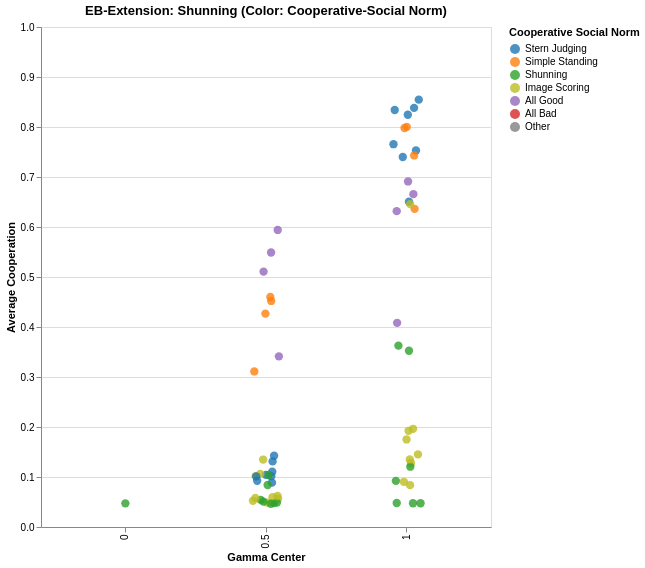

Source (notebook cell):
### Code cell
# --- 1. Filter and Aggregate ---

unique_norms_str = ["".join(map(str, norm)) for norm in unique_norms]

target_gammas = [0, 0.5, 1]
filtered_df = merged_df[merged_df['gamma_center'].isin(target_gammas)].copy()
filtered_df = filtered_df[(filtered_df.Z>=40) & (filtered_df.q==1) & (filtered_df.gens>=400)]
filtered_df = filtered_df[(filtered_df.chi==0.01) & (filtered_df.eps==0.01)]

# Apply the logic to create both columns

norms_split = filtered_df.apply(get_emotional_norms, axis=1)
filtered_df['Cooperative-Social Norm'] = [x[0] for x in norms_split]
filtered_df['Competitive-Social Norm'] = [x[1] for x in norms_split]

filtered_df = filtered_df[
    (filtered_df['Emotion_Leniency'] != 1) | (filtered_df['gamma_center'] == 0)
]


filtered_df['average_cooperation'] = filtered_df['average_cooperation'] / 100.0

mask = (filtered_df["8bit_vector"].isin(unique_norms_str)) | (filtered_df['gamma_center'] == 0)

filtered_df = filtered_df[mask]

target_base_norm = "Shunning" 
color_column = 'Cooperative-Social Norm' # CHOOSE: 'Cooperative-Social Norm' or 'Competitive-Social Norm'
plot_data = filtered_df[filtered_df['base_social_norm'] == target_base_norm].copy()

agg_df = plot_data.groupby([
    'eb_social_norm', 'gamma_center', 'DNF_literals',
    'Cooperative-Social Norm', 'Competitive-Social Norm'
]).agg({
    'average_cooperation': 'mean'
}).reset_index() 

domain = [
    "Stern Judging", "Simple Standing", "Shunning", "Image Scoring", 
    "All Good", "All Bad", "Other"
]
range_ = [
    "#1f77b4", "#ff7f0e", "#2ca02c", "#bcbd22", 
    "#9467bd", "#d62728", "#7f7f7f"
]

jitter_chart = alt.Chart(agg_df).mark_circle(size=70, opacity=0.8).encode(
    x=alt.X('gamma_center:O', title='Gamma Center'),
    y=alt.Y('average_cooperation:Q', title='Average Cooperation', scale=alt.Scale(domain=[0, 1])),
    xOffset=alt.XOffset('jitter:Q', scale=alt.Scale(domain=[-2, 2])),   
    color=alt.Color(f'{color_column}:N',
        scale=alt.Scale(domain=domain, range=range_),
        legend=alt.Legend(title=color_column.replace('-', ' '))
    ),
    tooltip=[
        alt.Tooltip('eb_social_norm', title='EB Norm'),
        alt.Tooltip('Cooperative-Social Norm', title='Coop Rule'),
        alt.Tooltip('Competitive-Social Norm', title='Comp Rule'),
        alt.Tooltip('average_cooperation', title='Avg Coop', format='.3f'),
        alt.Tooltip('DNF_literals', title='Complexity')
    ]
).transform_calculate(
    jitter='datum.gamma_center == 0 ? 0 : (random()-0.5)'
).properties(
    title=f"EB-Extension: {target_base_norm} (Color: {color_column})",
    width=450,
    height=500
).interactive()

jitter_chart.display()

### Figure 1 — Vega-Lite specification as saved in the notebook (floating-point values rounded to 4 significant figures; data arrays with more than 128 entries replaced by an {"elided": "..."} marker saying what was removed)
{"config": {"view": {"continuousWidth": 300, "continuousHeight": 300}}, "data": {"name": "data-f262049845ac91e32d6766034f902e6f"}, "mark": {"type": "circle", "opacity": 0.8, "size": 70}, "encoding": {"color": {"field": "Cooperative-Social Norm", "legend": {"title": "Cooperative Social Norm"}, "scale": {"domain": ["Stern Judging", "Simple Standing", "Shunning", "Image Scoring", "All Good", "All Bad", "Other"], "range": ["#1f77b4", "#ff7f0e", "#2ca02c", "#bcbd22", "#9467bd", "#d62728", "#7f7f7f"]}, "type": "nominal"}, "tooltip": [{"field": "eb_social_norm", "title": "EB Norm", "type": "nominal"}, {"field": "Cooperative-Social Norm", "title": "Coop Rule", "type": "nominal"}, {"field": "Competitive-Social Norm", "title": "Comp Rule", "type": "nominal"}, {"field": "average_cooperation", "format": ".3f", "title": "Avg Coop", "type": "quantitative"}, {"field": "DNF_literals", "title": "Complexity", "type": "quantitative"}], "x": {"field": "gamma_center", "title": "Gamma Center", "type": "ordinal"}, "xOffset": {"field": "jitter", "scale": {"domain": [-2, 2]}, "type": "quantitative"}, "y": {"field": "average_cooperation", "scale": {"domain": [0, 1]}, "title": "Average Cooperation", "type": "quantitative"}}, "height": 500, "params": [{"name": "param_8", "select": {"type": "interval", "encodings": ["x", "y"]}, "bind": "scales"}], "title": "EB-Extension: Shunning (Color: Cooperative-Social Norm)", "transform": [{"calculate": "datum.gamma_center == 0 ? 0 : (random()-0.5)", "as": "jitter"}], "width": 450, "$schema": "https://vega.github.io/schema/vega-lite/v5.16.3.json", "datasets": {"data-f262049845ac91e32d6766034f902e6f": {"elided": "131 records"}}}
